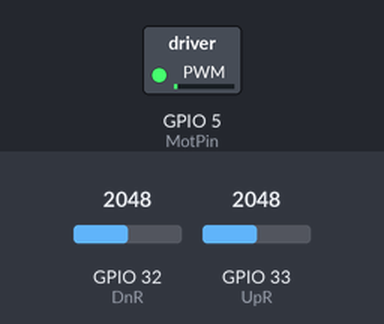
The sketch below on a simulated ESP32. On the bench: switched loads named in the sketch (green lamp = pin HIGH). Inputs (shaded band) come from the test bench; at power-on: GPIO 32 (DnR) = 2048, GPIO 33 (UpR) = 2048. What the sketch prints to the serial monitor is not drawn.

Above: at 0.05 s.
At 1.25 s:
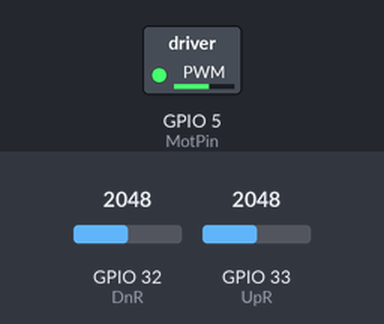
At 1.95 s:
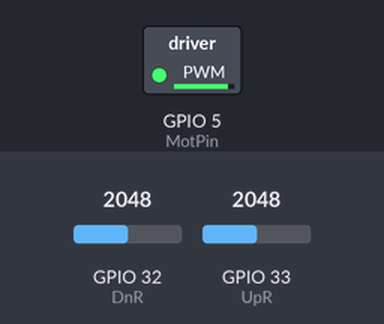
At 3.85 s:
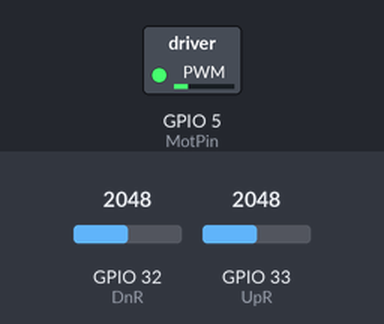
Timing chart, 0 to 5.6 s (numbered marks = the images above):
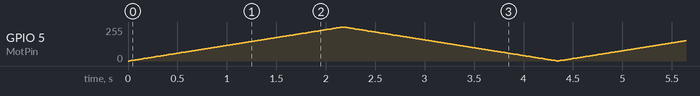

The sketch:

Current_PWM_Testing.ino
```cpp
#include "Arduino.h"

///// PWM Motor Test /////
//https://create.arduino.cc/projecthub/muhammad-aqib/arduino-pwm-tutorial-ae9d71
// set the Motor Pin number
const int MotPin = 5;  // 5 corresponds to GPIO5
int brightness = 0;    // how bright the LED is
int fadeAmount = 5;    // how many points to fade the LED by

// setting PWM properties
const int freq = 5000;
const int MotChannel = 0;
const int resolution = 10; // resolution 8, 10, 12, 15


///// Analog Input Resistor Current Test /////
const int UpR = 33;    // select the input pin for the higher resistor voltage side
const int DnR = 32;    // select the pin for the lower resistor voltage side
int Vup_ADC, Vdn_ADC;  // declare variables
float Vup, Vdn, I;

/// Loops for both ///
void setup() {
  ///// For Current
  Serial.begin(115200);

  ///// For Motor
  // configure Motor PWN functionalities
  ledcSetup(MotChannel, freq, resolution);
  // attach the channel to GPIO5 to be controlled
  ledcAttachPin(MotPin, MotChannel);
}

void loop() {
  ///// For Current
  // read the value from higher resistor voltage
  Vup_ADC = analogRead(UpR);
  // read the value from lower resistor voltage
  Vdn_ADC = analogRead(DnR);
  // print ADC voltage values (for debugging)
  Serial.print("Vup_ADC = ");
  Serial.print(Vup_ADC);
  Serial.print(" and ");
  Serial.print("Vdn_ADC = ");
  Serial.println(Vdn_ADC);

  // convert to actual voltage value
  Vup = (Vup_ADC * 3.3)/(4095);
  Vdn = (Vdn_ADC * 3.3)/(4095);
  // calculate the current
  I = (Vup - Vdn)/0.5;
  // print actual current value
  Serial.print("Current = ");
  Serial.print(I);
  Serial.println(" amps");

  ///// For Motor
  // decrease the Motor RPMs
  // continuous decreasing
    // set the brightness of pin 2:
    ledcWrite(MotChannel, brightness);

    // change the brightness for next time through the loop:
    brightness = brightness + fadeAmount;

    // reverse the direction of the fading at the ends of the fade:
    if (brightness <= 0 || brightness >= 1023) {
      fadeAmount = -fadeAmount;
    }
    // wait for 30 milliseconds to see the dimming effect
    delay(10);
}
```
